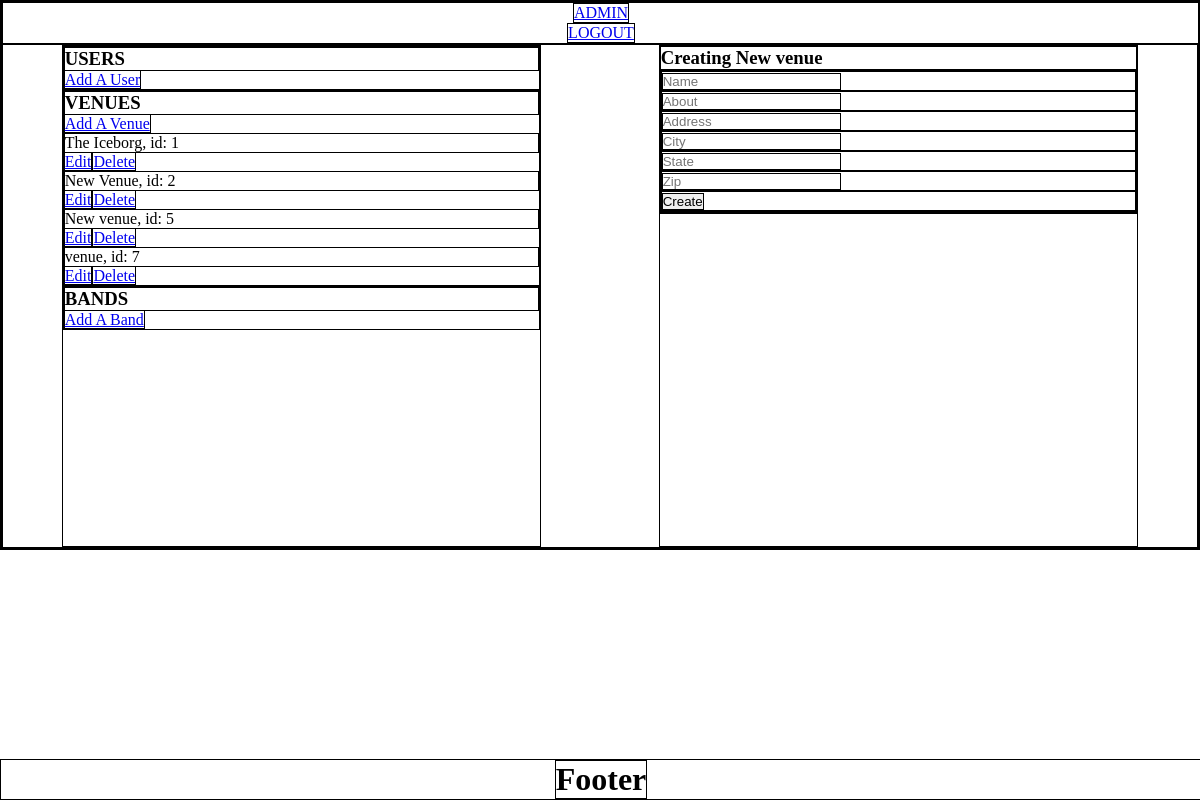
Page /admin/add_venue (signed in) on the committed database.
### app/models.py (models this page shows, shortened)
class Venue(Model):
    name = CharField()
    img = BlobField(default="default_venue.png")
    about = CharField()
    address = CharField()
    city = CharField()
    state = CharField()
    zip = CharField()
    class Meta:
        database = DATABASE

### app/routes.py (the view, shortened to what this page needs)
@app.route('/admin/add_venue', methods=('GET', 'POST'))
@login_required
def add_venue():
    form = VenueForm()
    venues = models.Venue.select()
    if current_user.user_level != "walrus":
        flash("Not authorized to access this page", "error")
        return redirect(url_for('index'))
    return render_template('admin_with_form.html', form=form, venues=venues)

### app/forms.py
class VenueForm(FlaskForm):
    name = StringField('Name', validators=[
            DataRequired(),
            Regexp(r'^[a-zA-Z0-9 ]+$',
                message=("Name cannot contain symbols or special characters")
            ),
            Length(min=2, max=128),
            venue_exists
        ])
    about = StringField("About", validators=[DataRequired()])
    address = StringField("Address", validators=[DataRequired()])
    city = StringField("City", validators=[DataRequired()])
    state = StringField("State", validators=[DataRequired()])
    zip = StringField("Zip", validators=[DataRequired()])
    submit = SubmitField('Create')

### app/__init__.py (called while the page is built)
@login_manager.user_loader
def load_user(userid):
    try:
        return User.get(User.id == userid)
    except DoesNotExist:
        return None

@app.before_request
def before_request():
    g.db = DATABASE
    g.db.connect()
    g.user = current_user

@app.after_request
def after_request(response):
    g.db.close()
    return response

### app/templates/admin_with_form.html (shortened to what this page needs)
{% extends "admin.html" %}
{% from 'macros.html' import render_field %}
{% block main %}
<form method="POST" action="" class="form">
    {% for field in form %}
        {{ render_field(field) }}
    {% endfor %}
</form>
{% endblock %}

### app/templates/admin.html (shortened to what this page needs)
{% extends "layout.html" %}
{% block sidebar %}
    <div class="user-wrapper">
        <h3>USERS</h3>
        <a href="/admin/add_user">Add A User</a>
    </div>
    <div class="venue-wrapper">
        <h3>VENUES</h3>
        <a href="/admin/add_venue">Add A Venue</a>
        {% for venue in venues %}
        <p>{{ venue.name }}, id: {{ venue.id }}</p>
        <a href="{{ url_for('admin_edit_venue', id=venue.id) }}">Edit</a><a href="{{ url_for('delete_venue', id=venue.id) }}" class="delete_button">Delete</a>
        {% endfor %}
    </div>
    <div class="band-wrapper">
        <h3>BANDS</h3>
        <a href="/admin/add_band">Add A Band</a>
    </div>
{% endblock %}
{% block main_header %}
    {% if users and venues and bands %}
    {% else %}
        {% if venues %}
            {% if found_venue %}
            <h3>Editing {{ found_venue.name }}</h3>
            {% else %}
            <h3>Creating New venue</h3>
            {% endif %}
        {% endif %}
    {% endif %}
{% endblock %}

### app/static/css/styles.css (style rules this page uses)
* { margin: 0 auto; padding: 0; border: 1px solid black; }

### rows in the picture
Venue: name "The Iceborg", id "1"
Venue: name "New Venue", id "2"
Venue: name "New venue", id "5"
Venue: name "venue", id "7"
